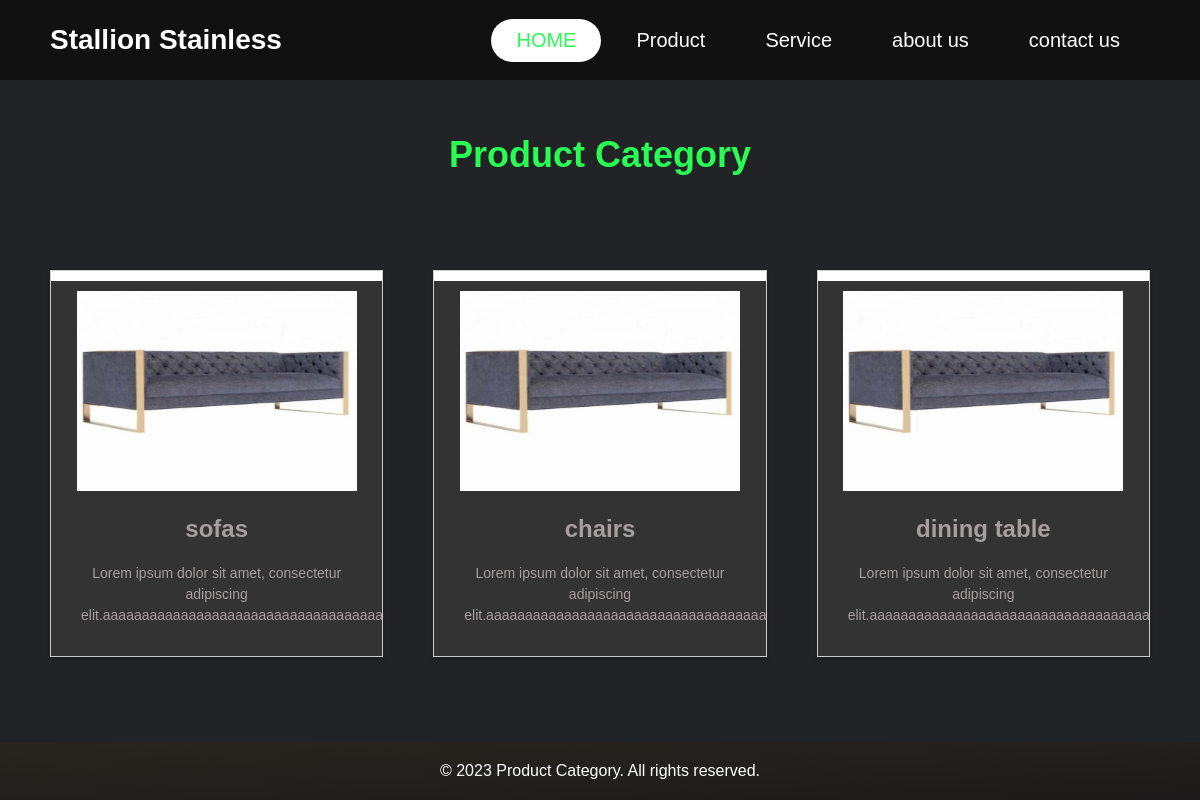
The page /category on the database its author committed.
### server.py (models this page shows, shortened)
class Category(UserMixin, db.Model):
    id = db.Column(db.Integer, primary_key=True)
    name = db.Column(db.String(30), unique=True, nullable=False)
    disc = db.Column(db.String(3000), nullable=False)
    catimg = db.Column(db.String(150), nullable=False)

### server.py (the view)
@app.route("/category")
def category():
    categories = Category.query.all()
    return render_template("category.html", categories=categories)

### templates/category.html (shortened to what this page needs)
<!DOCTYPE html>
<html lang="en">
<head>
    <link rel="stylesheet" href="{{url_for('static', filename='css/catstyle.css')}}">
</head>
<body>
    <header>
        <div class="logo">Stallion Stainless</div>
        <nav class="nav-bar active">
            <ul>
                <li>
                    <a href="./index.html" class="active">HOME</a>
                </li>
                <li>
                    <a href="./category.html">Product</a>
                </li>
                <li>
                    <a href="">Service</a>
                </li>
                <li>
                    <a href="">about us</a>
                </li>
                <li>
                    <a href="">contact us</a>
                </li>
            </ul>
        </nav>
    </header>
    <div class="category">
        <div class="hero">
            <h1>Product Category</h1>
        </div>
        <section class="products">
            <ul class="product-list">
                {% for cat in categories %}
                <li class="product">
                    <a href="{{url_for('product_display',id=cat.id)}}">
                        <img src="./style/img/1.jpg" alt="Product 1">
                        <h2>{{ cat.name }}</h2>
                        <p>Lorem ipsum dolor sit amet, consectetur adipiscing
                            elit.aaaaaaaaaaaaaaaaaaaaaaaaaaaaaaaaaaaaaaaaaaaaaaaaaaaaaaaaaaaaaaaaaaaaaaaaaaaaaaaaaaaaa
                        </p>
                    </a>
                </li>
                {% endfor %}
            </ul>
        </section>
    </div>
    <footer>
        <p>&copy; 2023 Product Category. All rights reserved.</p>
    </footer>
</body>
</html>

### static/css/catstyle.css (style rules this page uses)
* { padding: 0; margin: 0; box-sizing: border-box; font-family: 'Poppins', sans-serif; text-decoration: none !important; list-style: none; }
:root { --bg-color: #222327; --text-color: #fff; --main-color: #29fd53; --clr-neutral-900: hsl(207 19% 9%); --clr-neutral-100: hsl(0, 0%, 100%); --clr-accent-400: #42f584; --primary: #2175f5; }
body { background: var(--bg-color); color: var(--text-color); }
header { position: fixed; background: #111; width: 100%; height: 80px; display: flex; align-items: center; justify-content: space-between; padding: 0 100px; z-index: 5; }
.logo { font-size: 28px; font-weight: bold; color: var(--text-color); }
.nav-bar ul { display: flex; }
.nav-bar ul li a { display: block; color: var(--text-color); font-size: 20px; padding: 10px 25px; border-radius: 50px; transition: 0.3s; margin: 0 5px; }
.nav-bar ul li a.active { color: var(--main-color); background: var(--text-color); }
@media only screen and (max-width:1320px) { header { padding: 0 50px; } }
body { margin: 0; padding: 0; font-family: Arial, sans-serif; font-size: 16px; }
header { position: sticky; }
.hero { background-image: var(--bg-color); height: 130px; display: flex; justify-content: center; align-items: center; margin-top: 10px; color: var(--main-color); }
h1 { font-size: 36px; text-align: center; }
.products { padding: 50px; }
.product-list { list-style: none; margin: 0; padding: 0; display: grid; grid-template-columns: repeat(auto-fit, minmax(300px, 1fr)); gap: 50px; }
.product { background-color: #fff; border: 1px solid #ccc; position: relative; box-shadow: 0 2px 4px rgba(0, 0, 0, 0.2); text-align: center; overflow: hidden; }
.product a { background-color: #333; color: #a59f9f; display: block; margin-top: 10px; padding: 10px; text-decoration: none; transition: background-color 0.3s ease-in-out; }
.product img { width: 90%; height: 200px; transition: transform 0.3s ease-out; }
.product h2 { font-size: 24px; margin: 20px; }
.product p { margin: 20px; font-size: 14px; line-height: 1.5; }
footer { background-image: linear-gradient(to bottom right, #292620, #1c1a1a); color: #fff; padding: 20px; position: fixed; bottom: 0; left: 0; right: 0; text-align: center; }

### rows shown on the page
Category: name "sofas"
Category: name "chairs"
Category: name "dining table"
